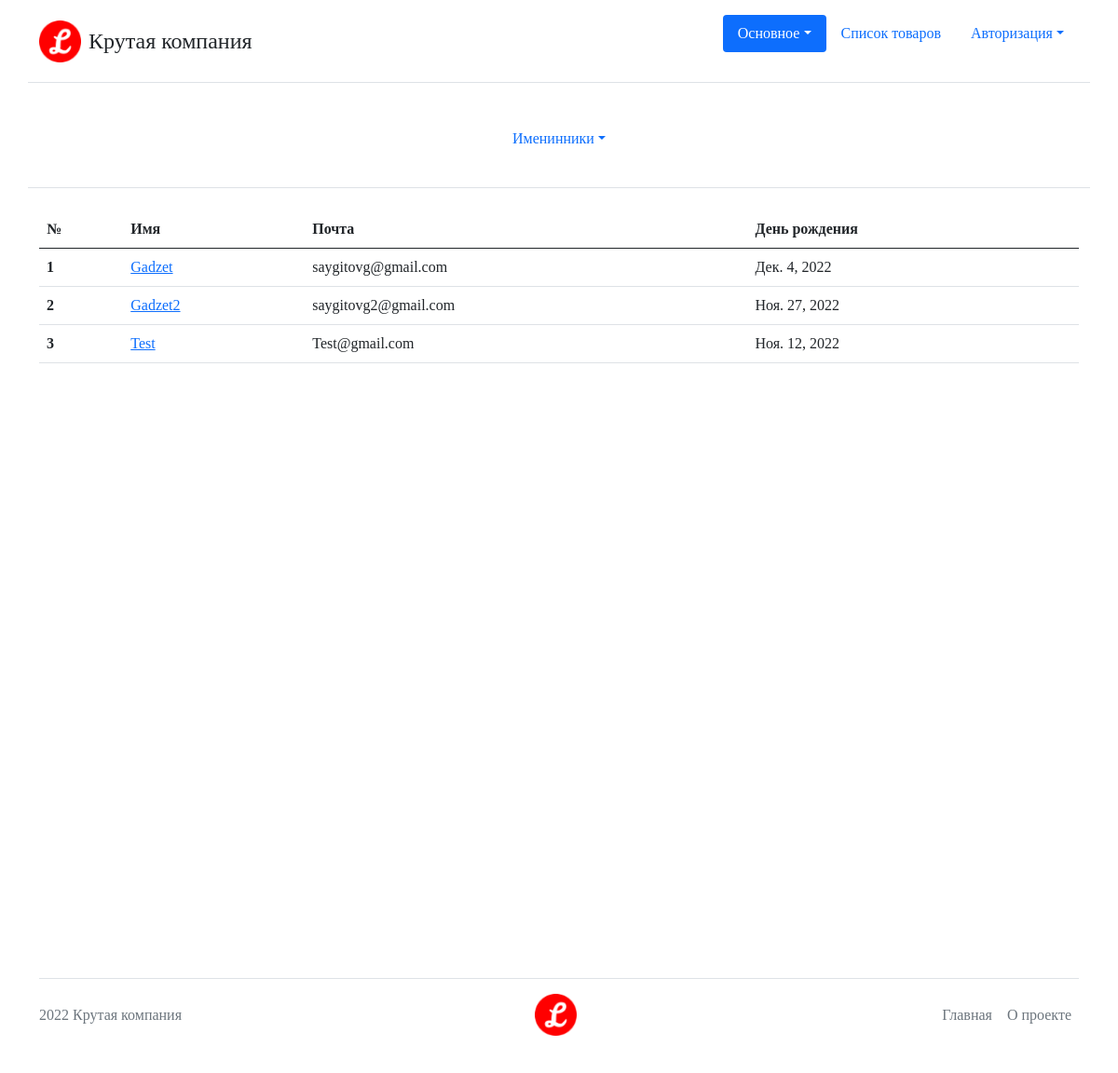
The app's page /users/user_list/, older data.
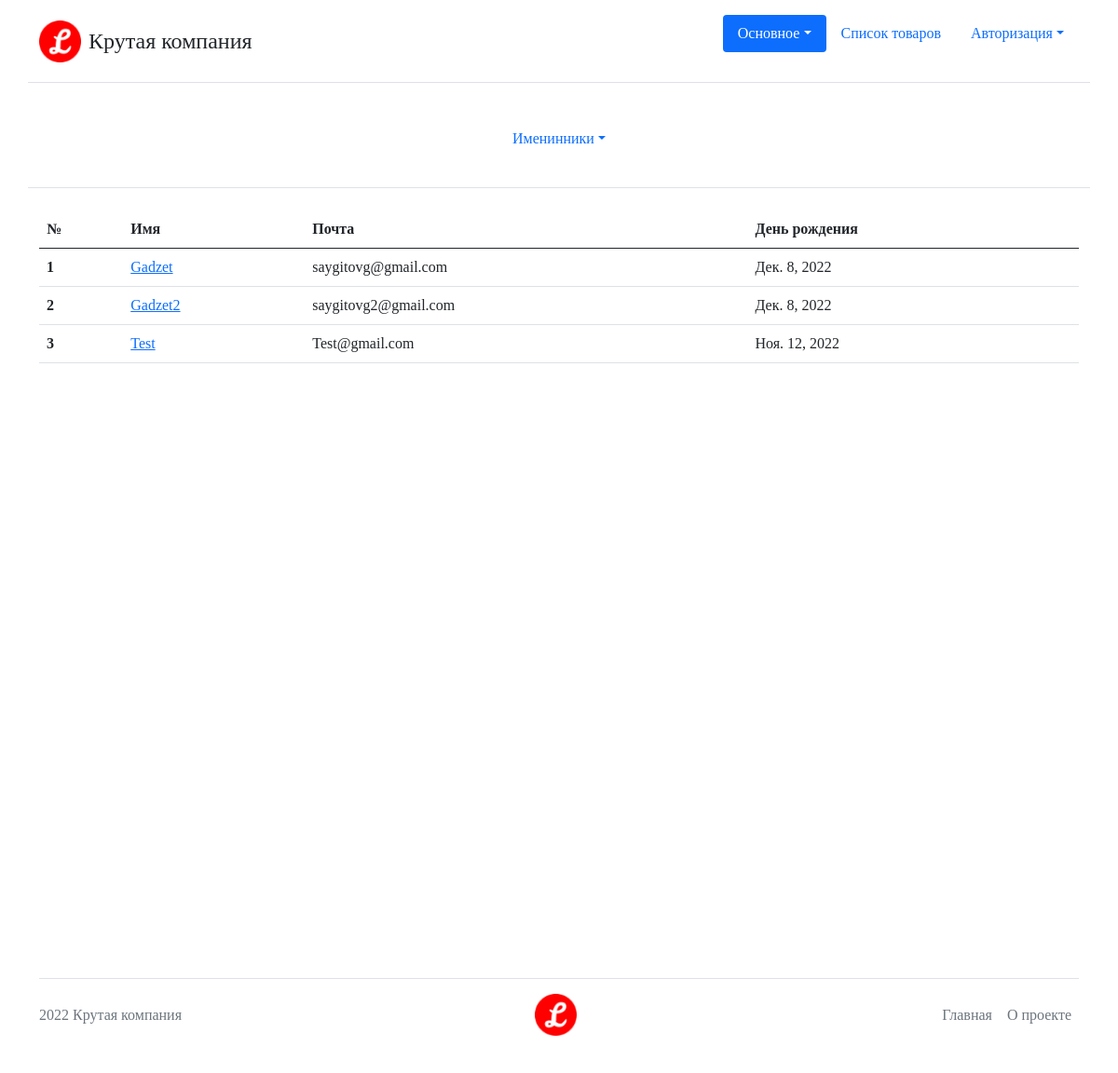
The same page, newer data.
### Users/models.py (models this page shows, shortened)
class User(AbstractBaseUser, PermissionsMixin):
    email = models.EmailField('Почта', unique=True)
    nickname = models.CharField('Имя пользователя', max_length=50)
    birthday_date = models.DateField('День рождения', null=True, blank=True)
    is_staff = models.BooleanField(
        'Статус персонала', default=False,
        help_text='Определяет доступ пользователя к админ панели',
        )
    is_active = models.BooleanField('Активен', default=True)
    date_joined = models.DateTimeField('Дата регистрации', auto_now_add=True)
    objects = UserManager()
    USERNAME_FIELD = 'email'
    EMAIL_FIELD = 'email'
    REQUIRED_FIELDS = ['nickname']
    class Meta:
        verbose_name = 'пользователь'
        verbose_name_plural = 'пользователи'
    def get_absolute_url(self):
        return reverse('users:user_details', kwargs={'user_id': self.pk})

### Users/views.py (the view)
# urls.py: path('user_list/', views.UserList.as_view(), name='user_list'),
class UserList(ListView):
    template_name = 'Users/user_list.html'
    queryset = User.objects.actived()
    context_object_name = 'users'
    extra_context = {
        'title_name': 'Активные пользователи'
    }

### Core/templatetags/MenuManager.py (called while the page is built)
@register.inclusion_tag('header.html')
def get_main_menu(request):
    menu = []
    for elem in Menus.main_menu:
        user_group = UserGroup.get_user_group(request.user)
        if user_group in elem.can_see or 'all' in elem.can_see:
            elem.is_active = elem.url_name == request.resolver_match.view_name
            if elem.sub_elems:
                for sub_elem in elem.sub_elems:
                    active = (
                        sub_elem.url_name == request.resolver_match.view_name
                        )
                    if active:
                        elem.is_active = True
                        break
            menu.append(elem)
    return {'menu': menu}

    @classmethod
    def get_user_group(cls, user):
        if user.is_authenticated:
            return cls.Auth
        return cls.NotAuth

### Users/context_processors.py (called while the page is built)
def extras(request):
    now = datetime.date.today()
    users = User.objects.filter(
        birthday_date__month=now.month,
        birthday_date__day=now.day,
    )
    return {'users_with_birthday': users}

### templates/Users/user_list.html
{% extends 'base.html' %}
{% block content %}
<table class="table">
    <thead>
      <tr>
        <th scope="col">№</th>
        <th scope="col">Имя</th>
        <th scope="col">Почта</th>
        <th scope="col">День рождения</th>
      </tr>
    </thead>
    <tbody>
        {% for user in users %}
        <tr>
            <th scope="row">{{ forloop.counter }}</th>
            <td><a href="{{ user.get_absolute_url }}">{{ user.nickname }}</a></td>
            <td>{{ user.email }}</td>
            {% if user.birthday_date %}
            <td>{{ user.birthday_date }}</td>
            {% else %}
            <td>Не указано</td>
            {% endif %}
        </tr>
        {% endfor %}
    </tbody>
  </table>
{% endblock content %}

### templates/base.html (shortened to what this page needs)
{% load static %}
{% load MenuManager %}
<!DOCTYPE html>
<html lang="ru">
<head>
    <link rel="stylesheet" href="{% static 'bootstrap-5/css/bootstrap.min.css' %}">
    <link rel="stylesheet" href="{% static 'core/css/base.css' %}">
</head>
<body>
{% get_main_menu request %}
{% include 'birthday_list.html' %}
<main class="container min-vh-100">
    {% block content %}{% endblock content %}
</main>
{% include 'footer.html' %}
</body>
</html>

### templates/header.html (shortened to what this page needs)
{% load static %}
<header class="container d-flex flex-wrap justify-content-center py-3 mb-4 border-bottom">
    <a href="{% url 'homepage:home' %}" class="d-flex align-items-center mb-3 mb-md-0 me-md-auto text-dark text-decoration-none">
    <img class="bi me-2" src="{% static 'core/img/logo.png' %}" width="45" height="45" alt="Логотип">
    <span class="fs-4">Крутая компания</span>
    </a>
    <ul class="nav nav-pills">
        {% for elem in menu %}
        {% if elem.sub_elems %}
        <li class="nav-item dropdown">
            {% if elem.is_active %}
                <p class="nav-link dropdown-toggle active" id="navbarDropdown" role="button" data-bs-toggle="dropdown" aria-expanded="false">{{ elem.title }}</p>
                {% else %}
                <p class="nav-link dropdown-toggle" id="navbarDropdown" role="button" data-bs-toggle="dropdown" aria-expanded="false">{{ elem.title }}</p>
            {% endif %}
        </li>
        {% else %}
        <li class="nav-item dropdown">
            {% if elem.is_active %}
            <p class="nav-link active">{{ elem.title }}</p>
            {% else %}
            <a href="{% url elem.url_name %}" class="nav-link">{{ elem.title }}</a>
            {% endif %}
        </li>
        {% endif %}
        {% endfor %}
    </ul>
</header>

### templates/birthday_list.html (shortened to what this page needs)
{% load static %}
<div class="container d-flex flex-wrap justify-content-center py-3 mb-4 border-bottom">
    <ul class="nav nav-pills">
        <li class="nav-item dropdown">
            <p class="nav-link dropdown-toggle" id="navbarDropdown" role="button" data-bs-toggle="dropdown" aria-expanded="false">Именинники</p>
        </li>
    </ul>
</div>

### templates/footer.html
{% load static %}
<div class="container">
    <footer class="d-flex flex-wrap justify-content-between align-items-center py-3 my-4 border-top">
      <p class="col-md-4 mb-0 text-muted">{% now 'Y' %} Крутая компания</p>
      <a href="{% url 'homepage:home' %}" class="col-md-4 d-flex align-items-center justify-content-center mb-3 mb-md-0 me-md-auto link-dark text-decoration-none">
        <img class="bi me-2" src="{% static 'core/img/logo.png' %}" width="45" height="45" alt="Логотип">
      </a>
      <ul class="nav col-md-4 justify-content-end">
        <li class="nav-item"><a href="{% url 'homepage:home' %}" class="nav-link px-2 text-muted">Главная</a></li>
        <li class="nav-item"><a href="{% url 'about:about' %}" class="nav-link px-2 text-muted">О проекте</a></li>
      </ul>
    </footer>
  </div>

### static_dev/core/css/base.css (style rules this page uses)
.bi { vertical-align: -.125em; fill: currentColor; }
body * { font-family: "Comic Sans MS", "Comic Sans", cursive !important; }

Row changes from the older to the newer data that the page shows:
changed User "Gadzet": birthday_date "Дек. 4, 2022" → "Дек. 8, 2022"
changed User "Gadzet2": birthday_date "Ноя. 27, 2022" → "Дек. 8, 2022"
